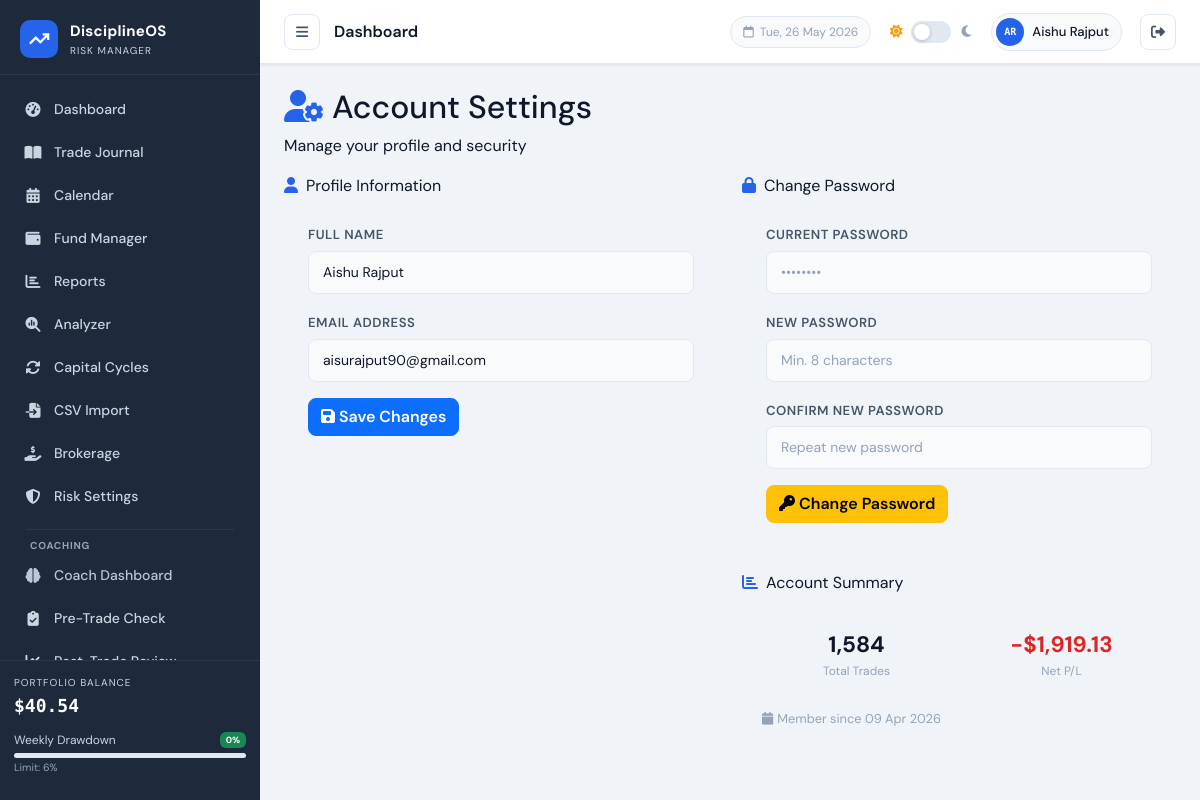
The app's page /pages/account.php (signed in) with its own data.
### tables this page shows
CREATE TABLE `users` (
  `id` int NOT NULL,
  `name` varchar(100) NOT NULL,
  `email` varchar(150) NOT NULL,
  `password` varchar(255) NOT NULL,
  `initial_balance` decimal(15,2) DEFAULT '10000.00',
  `role` enum('user','admin') NOT NULL DEFAULT 'user',
  `last_login_at` datetime DEFAULT NULL,
  `last_active_at` datetime DEFAULT NULL,
  `login_count` int NOT NULL DEFAULT '0',
  `daily_loss_pct` decimal(5,2) DEFAULT NULL,
  `weekly_loss_pct` decimal(5,2) DEFAULT NULL,
  `warning_threshold_pct` decimal(5,2) DEFAULT NULL,
  `profit_lock_mode` tinyint DEFAULT NULL,
  `max_trades_per_day` int DEFAULT NULL,
  `max_risk_per_trade_pct` decimal(5,2) DEFAULT NULL,
  `signup_ip` varchar(45) DEFAULT NULL,
  `created_at` timestamp NOT NULL DEFAULT CURRENT_TIMESTAMP
);

### pages/account.php (the view, shortened to what the rows shown need)
<?php
require_once '../config/db.php';
$user    = getLoggedInUser();
$errors  = [];
$rootPath  = '../';
include '../includes/header.php';
?>
<div class="page-header">
    <div>
        <h2 class="page-heading"><i class="fas fa-user-gear me-2" style="color:var(--accent)"></i>Account Settings</h2>
    </div>
</div>
<div class="row g-4">
    <div class="col-lg-6">
        <div class="card-custom">
            <div style="padding:1.5rem">
                <form method="POST">
                    <div class="mb-3">
                        <label class="form-label fw-semibold" style="font-size:.82rem">Full Name</label>
                        <input type="text" name="name"
                               class="form-control <?= isset($errors['name']) ? 'is-invalid' : '' ?>"
                               value="<?= htmlspecialchars($user['name'] ?? '') ?>" required>
                    </div>
                    <div class="mb-3">
                        <label class="form-label fw-semibold" style="font-size:.82rem">Email Address</label>
                        <input type="email" name="email"
                               class="form-control <?= isset($errors['email']) ? 'is-invalid' : '' ?>"
                               value="<?= htmlspecialchars($user['email'] ?? '') ?>" required>
                    </div>
                </form>
            </div>
        </div>
    </div>
    <div class="col-lg-6">
        <div class="card-custom mt-4">
            <div style="padding:1.25rem">
                <div class="row g-3">
                    <div class="col-6">
                    </div>
                    <div class="col-6">
                    </div>
                </div>
                <div style="margin-top:1rem;font-size:.8rem;color:var(--text-muted)">
                    <i class="fas fa-calendar me-1"></i>Member since <?= date('d M Y', strtotime($user['created_at'] ?? 'now')) ?>
                </div>
            </div>
        </div>
    </div>
</div>
<?php include '../includes/footer.php'; ?>

### includes/header.php (shortened to what the rows shown need)
<!DOCTYPE html>
<html lang="en" data-theme="light">
<head>
    <link href="https://cdn.jsdelivr.net/npm/bootstrap@5.3.2/dist/css/bootstrap.min.css" rel="stylesheet">
    <link href="https://cdnjs.cloudflare.com/ajax/libs/font-awesome/6.5.0/css/all.min.css" rel="stylesheet">
    <link href="<?= $rootPath ?? '' ?>assets/css/style.css" rel="stylesheet">
</head>
<body>
<div class="main-wrapper" id="mainWrapper">
    <header class="top-bar">
        <div class="topbar-right">
            <?php
            $__loggedUser = getLoggedInUser();
            $__uname      = $__loggedUser['name'] ?? ($_SESSION['user_name'] ?? 'User');
            $__words      = array_filter(explode(' ', $__uname));
            $__initials   = strtoupper(implode('', array_map(fn($w) => $w[0], $__words)));
            $__initials   = substr($__initials, 0, 2);
            ?>
            <div class="user-chip" style="cursor:pointer" title="Account Settings"
                 onclick="window.location='<?= $rootPath ?? '' ?>pages/account.php'">
                <div class="user-avatar"><?= htmlspecialchars($__initials) ?></div>
                <span><?= htmlspecialchars($__uname) ?></span>
            </div>
        </div>
    </header>
    <div class="page-content">

### records on screen
users: name "AR", name "Aishu Rajput", email "aisurajput90@gmail.com", created_at "09 Apr 2026"

### other values on screen
APP_NAME "DisciplineOS"
formatUSD($balance) "$40.54"
$weeklyDD "0"
$titles[$currentPage] "Dashboard"
$stats['tc'] "1,584"
formatPL($netPl) "-$1,919.13"
